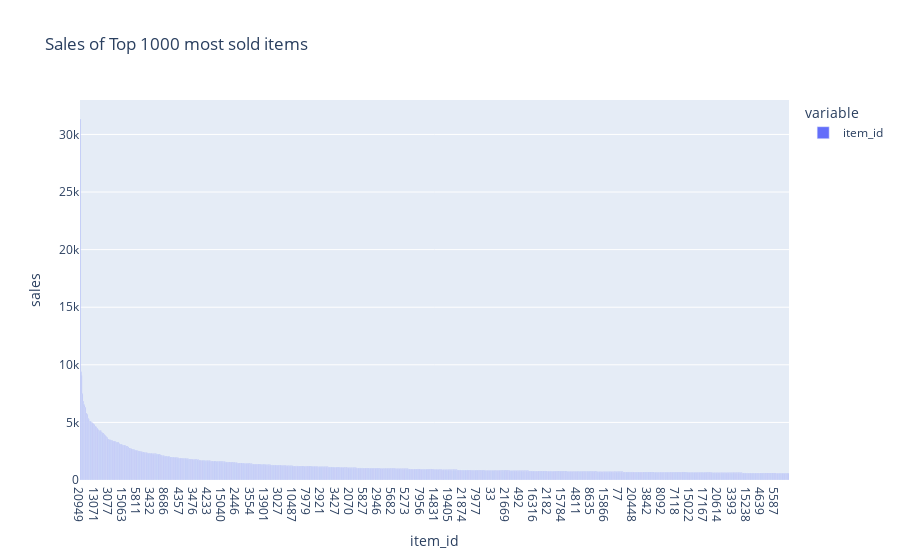

Here is the notebook cell this chart was saved with:
### Markdown cell above
# Item ID

### Code cell
sales.item_id.value_counts().head(1000).plot.bar(
    title="Sales of Top 1000 most sold items",
    labels={"value": "sales", "index": "item_id"},
).update_layout(xaxis={"type": "category"})

### Figure 1 — Plotly figure (JSON) as saved in the notebook; plotly's stock layout.template omitted (floating-point values rounded to 4 significant figures; data arrays with more than 128 entries replaced by an {"elided": "..."} marker saying what was removed)
{"data": [{"alignmentgroup": "True", "hovertemplate": "variable=item_id<br>item_id=%{x}<br>sales=%{y}<extra></extra>", "legendgroup": "item_id", "marker": {"color": "#636efa"}, "name": "item_id", "offsetgroup": "item_id", "orientation": "v", "showlegend": true, "textposition": "auto", "type": "bar", "x": {"elided": "1000 int values"}, "xaxis": "x", "y": {"elided": "1000 int values"}, "yaxis": "y"}], "layout": {"barmode": "relative", "legend": {"title": {"text": "variable"}, "tracegroupgap": 0}, "title": {"text": "Sales of Top 1000 most sold items"}, "xaxis": {"anchor": "y", "domain": [0, 1], "title": {"text": "item_id"}, "type": "category"}, "yaxis": {"anchor": "x", "domain": [0, 1], "title": {"text": "sales"}}}}
